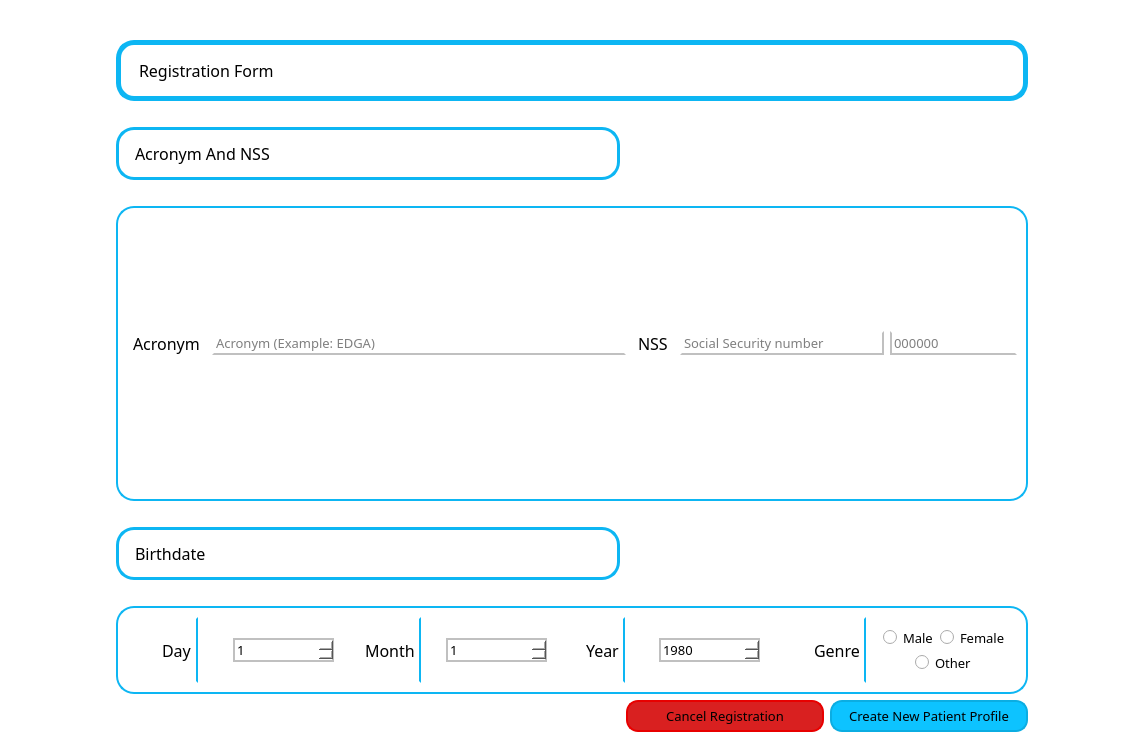
<?xml version="1.0" encoding="UTF-8"?>
<ui version="4.0">
 <class>Form</class>
 <widget class="QWidget" name="Form">
  <property name="geometry">
   <rect>
    <x>0</x>
    <y>0</y>
    <width>1144</width>
    <height>752</height>
   </rect>
  </property>
  <property name="windowTitle">
   <string>iOSA - Create Patient Profile</string>
  </property>
  <property name="styleSheet">
   <string notr="true">QWidget {
	font: 57 10pt Manrope medium;
	background-color: rgb(255, 255, 255);
}

/* --------------------------------------- QScrollBar  -----------------------------------*/
    QScrollBar:horizontal
    {
        height: 15px;
        margin: 3px 15px 3px 15px;
        border-radius: 4px;
    }

    QScrollBar::handle:horizontal
    {
        background-color :rgb(7, 119, 156);
        min-width: 5px;
        border-radius: 4px;
    }

    QScrollBar::add-line:horizontal
    {
        margin: 0px 3px 0px 3px;
        border-image: url(:/qss_icons/rc/right_arrow_disabled.png);
        width: 10px;
        height: 10px;
        subcontrol-position: right;
        subcontrol-origin: margin;
    }

    QScrollBar::sub-line:horizontal
    {
        margin: 0px 3px 0px 3px;
        border-image: url(:/qss_icons/rc/left_arrow_disabled.png);
        height: 10px;
        width: 10px;
        subcontrol-position: left;
        subcontrol-origin: margin;
    }

    QScrollBar::add-line:horizontal:hover,QScrollBar::add-line:horizontal:on
    {
        border-image: url(:/qss_icons/rc/right_arrow.png);
        height: 10px;
        width: 10px;
        subcontrol-position: right;
        subcontrol-origin: margin;
    }


    QScrollBar::sub-line:horizontal:hover, QScrollBar::sub-line:horizontal:on
    {
        border-image: url(:/qss_icons/rc/left_arrow.png);
        height: 10px;
        width: 10px;
        subcontrol-position: left;
        subcontrol-origin: margin;
    }

    QScrollBar::up-arrow:horizontal, QScrollBar::down-arrow:horizontal
    {
        background: none;
    }


    QScrollBar::add-page:horizontal, QScrollBar::sub-page:horizontal
    {
        background: none;
    }

    QScrollBar:vertical
    {
        width: 15px;
        margin: 15px 3px 15px 3px;
        border-radius: 4px;
    }

    QScrollBar::handle:vertical
    {
        background-color: rgb(7, 119, 156);
        min-height: 5px;
        border-radius: 4px;
    }

    QScrollBar::sub-line:vertical
    {
        margin: 3px 0px 3px 0px;
        border-image: url(:/qss_icons/rc/up_arrow_disabled.png);
        height: 10px;
        width: 10px;
        subcontrol-position: top;
        subcontrol-origin: margin;
    }

    QScrollBar::add-line:vertical
    {
        margin: 3px 0px 3px 0px;
        border-image: url(:/qss_icons/rc/down_arrow_disabled.png);
        height: 10px;
        width: 10px;
        subcontrol-position: bottom;
        subcontrol-origin: margin;
    }

    QScrollBar::sub-line:vertical:hover,QScrollBar::sub-line:vertical:on
    {
        border-image: url(:/qss_icons/rc/up_arrow.png);
        height: 10px;
        width: 10px;
        subcontrol-position: top;
        subcontrol-origin: margin;
    }

    QScrollBar::add-line:vertical:hover, QScrollBar::add-line:vertical:on
    {
        border-image: url(:/qss_icons/rc/down_arrow.png);
        height: 10px;
        width: 10px;
        subcontrol-position: bottom;
        subcontrol-origin: margin;
    }

    QScrollBar::up-arrow:vertical, QScrollBar::down-arrow:vertical
    {
        background: none;
    }

    QScrollBar::add-page:vertical, QScrollBar::sub-page:vertical
    {
        background: none;
    }</string>
  </property>
  <layout class="QVBoxLayout" name="verticalLayout">
   <item>
    <widget class="QFrame" name="mainFrame">
     <property name="styleSheet">
      <string notr="true">QFrame#mainFrame {
	background-color: rgb(255, 255, 255);
	border: none;
}

/*----------*/

QLineEdit {
	background-color: rgb(255, 255, 255);
	border-width: 2px;
	border-style: solid;
	border-color: none;
	border-bottom-color: rgb(192, 192, 192);
	border-radius: 15px;
}
QLineEdit:hover {
	border-bottom-color: rgb(140, 140, 140);
}

QFrame {
	background-color: rgb(255, 255, 255);
	border-width: 3px;
	border-style: solid;
	border-color: rgb(13, 182, 243);
	border-radius: 18px;
}
QLabel {
	background-color: none;
	border-color: none;
	font-size: 16px;
}

QSpinBox, QDoubleSpinBox {
    padding-right: 20px;
    border-width: 2px;
	border-style: solid;
	border-color: rgb(192, 192, 192);
}

QSpinBox:hover {
	border-color: rgb(140, 140, 140);
}

QDoubleSpinBox:hover {
	border-color: rgb(140, 140, 140);
}

QCheckBox::indicator {
    width: 13px;
    height: 13px;
}

QComboBox {
	background-color: rgb(255, 255, 255);
	border-width: 2px;
	border-style: solid;
	border-color: rgb(192, 192, 192);
}

QComboBox:hover {
	border-color: rgb(140, 140, 140);
}

QComboBox::down-arrow:on { /* shift the arrow when popup is open */
    top: 1px;
    left: 1px;
}

QPushButton {
	padding: 5px;
	border-width: 2px;
	border-style: solid;
	border-color: rgb(11, 173, 226);
	background-color: rgb(13, 195, 255);
	border-radius: 12px;
}

QPushButton:hover {
	background-color: rgb(11, 173, 226);
}

QPushButton:pressed {
	border-color: (9, 146, 191);
	background-color:rgb(9, 146, 191);
}</string>
     </property>
     <property name="frameShape">
      <enum>QFrame::StyledPanel</enum>
     </property>
     <property name="frameShadow">
      <enum>QFrame::Raised</enum>
     </property>
     <layout class="QVBoxLayout" name="verticalLayout_2">
      <item>
       <layout class="QGridLayout" name="RegistryGridLayout">
        <property name="leftMargin">
         <number>0</number>
        </property>
        <property name="topMargin">
         <number>0</number>
        </property>
        <property name="rightMargin">
         <number>0</number>
        </property>
        <property name="bottomMargin">
         <number>0</number>
        </property>
        <item row="0" column="6">
         <spacer name="horizontalSpacer_81">
          <property name="orientation">
           <enum>Qt::Horizontal</enum>
          </property>
          <property name="sizeHint" stdset="0">
           <size>
            <width>40</width>
            <height>20</height>
           </size>
          </property>
         </spacer>
        </item>
        <item row="0" column="7">
         <spacer name="horizontalSpacer_111">
          <property name="orientation">
           <enum>Qt::Horizontal</enum>
          </property>
          <property name="sizeHint" stdset="0">
           <size>
            <width>40</width>
            <height>20</height>
           </size>
          </property>
         </spacer>
        </item>
        <item row="9" column="1">
         <spacer name="verticalSpacer_3">
          <property name="orientation">
           <enum>Qt::Vertical</enum>
          </property>
          <property name="sizeHint" stdset="0">
           <size>
            <width>20</width>
            <height>40</height>
           </size>
          </property>
         </spacer>
        </item>
        <item row="0" column="9">
         <spacer name="horizontalSpacer_112">
          <property name="orientation">
           <enum>Qt::Horizontal</enum>
          </property>
          <property name="sizeHint" stdset="0">
           <size>
            <width>40</width>
            <height>20</height>
           </size>
          </property>
         </spacer>
        </item>
        <item row="0" column="8">
         <spacer name="horizontalSpacer_131">
          <property name="orientation">
           <enum>Qt::Horizontal</enum>
          </property>
          <property name="sizeHint" stdset="0">
           <size>
            <width>40</width>
            <height>20</height>
           </size>
          </property>
         </spacer>
        </item>
        <item row="3" column="2" colspan="9">
         <spacer name="horizontalSpacer_139">
          <property name="orientation">
           <enum>Qt::Horizontal</enum>
          </property>
          <property name="sizeHint" stdset="0">
           <size>
            <width>40</width>
            <height>20</height>
           </size>
          </property>
         </spacer>
        </item>
        <item row="2" column="2" colspan="9">
         <widget class="QFrame" name="titleFrame">
          <property name="styleSheet">
           <string notr="true">QFrame {
	border-width: 5px;
}
QLabel {
	font-size: 16px;
}</string>
          </property>
          <property name="frameShape">
           <enum>QFrame::StyledPanel</enum>
          </property>
          <property name="frameShadow">
           <enum>QFrame::Raised</enum>
          </property>
          <layout class="QVBoxLayout" name="verticalLayout_45">
           <item>
            <widget class="QLabel" name="titleRegistryLabel">
             <property name="text">
              <string>Registration Form</string>
             </property>
            </widget>
           </item>
          </layout>
         </widget>
        </item>
        <item row="18" column="2" rowspan="2" colspan="9">
         <widget class="QFrame" name="birthDateFrame">
          <property name="styleSheet">
           <string notr="true">QFrame {
	border-width: 2px;
}

QLabel {
	border-color: none;
	border-radius: none;
	border-right-color: rgb(13, 182, 243);
}


QCheckBox {
	border-width: 1px;
	border-style: solid;
	border-bottom-color: rgb(13, 182, 243);
}</string>
          </property>
          <property name="frameShape">
           <enum>QFrame::StyledPanel</enum>
          </property>
          <property name="frameShadow">
           <enum>QFrame::Raised</enum>
          </property>
          <layout class="QVBoxLayout" name="verticalLayout_44">
           <item>
            <layout class="QGridLayout" name="gridLayout_27">
             <item row="0" column="1" rowspan="2">
              <widget class="QSpinBox" name="birthDaySpinBox">
               <property name="minimum">
                <number>1</number>
               </property>
               <property name="maximum">
                <number>31</number>
               </property>
              </widget>
             </item>
             <item row="0" column="0" rowspan="2" alignment="Qt::AlignHCenter">
              <widget class="QLabel" name="birthDayLabel">
               <property name="layoutDirection">
                <enum>Qt::LeftToRight</enum>
               </property>
               <property name="text">
                <string>Day</string>
               </property>
              </widget>
             </item>
             <item row="0" column="5" rowspan="2">
              <widget class="QSpinBox" name="birthYearSpinBox">
               <property name="minimum">
                <number>1900</number>
               </property>
               <property name="maximum">
                <number>2100</number>
               </property>
               <property name="value">
                <number>1980</number>
               </property>
              </widget>
             </item>
             <item row="0" column="7" rowspan="2">
              <widget class="QFrame" name="genderFrame">
               <property name="styleSheet">
                <string notr="true">border-color: none;
border-radius: none;</string>
               </property>
               <property name="frameShape">
                <enum>QFrame::StyledPanel</enum>
               </property>
               <property name="frameShadow">
                <enum>QFrame::Raised</enum>
               </property>
               <layout class="QHBoxLayout" name="horizontalLayout_5">
                <item>
                 <layout class="QGridLayout" name="gridLayout_34">
                  <item row="0" column="0">
                   <widget class="QRadioButton" name="genderMaleRadioButton">
                    <property name="text">
                     <string>Male</string>
                    </property>
                   </widget>
                  </item>
                  <item row="0" column="1">
                   <widget class="QRadioButton" name="genderFemaleRadioButton">
                    <property name="text">
                     <string>Female</string>
                    </property>
                   </widget>
                  </item>
                  <item row="1" column="0" colspan="2" alignment="Qt::AlignHCenter">
                   <widget class="QRadioButton" name="genderOtherRadioButton">
                    <property name="text">
                     <string>Other</string>
                    </property>
                   </widget>
                  </item>
                 </layout>
                </item>
               </layout>
              </widget>
             </item>
             <item row="0" column="4" rowspan="2" alignment="Qt::AlignHCenter">
              <widget class="QLabel" name="birthYearLabel">
               <property name="text">
                <string>Year</string>
               </property>
              </widget>
             </item>
             <item row="0" column="3" rowspan="2">
              <widget class="QSpinBox" name="birthMonthSpinBox">
               <property name="minimum">
                <number>1</number>
               </property>
               <property name="maximum">
                <number>12</number>
               </property>
              </widget>
             </item>
             <item row="0" column="6" rowspan="2" alignment="Qt::AlignRight">
              <widget class="QLabel" name="genderLabel">
               <property name="text">
                <string>Genre</string>
               </property>
              </widget>
             </item>
             <item row="0" column="2" rowspan="2" alignment="Qt::AlignHCenter">
              <widget class="QLabel" name="birthMonthLabel">
               <property name="text">
                <string>Month</string>
               </property>
              </widget>
             </item>
            </layout>
           </item>
          </layout>
         </widget>
        </item>
        <item row="0" column="2">
         <spacer name="horizontalSpacer_132">
          <property name="orientation">
           <enum>Qt::Horizontal</enum>
          </property>
          <property name="sizeHint" stdset="0">
           <size>
            <width>40</width>
            <height>20</height>
           </size>
          </property>
         </spacer>
        </item>
        <item row="0" column="4">
         <spacer name="horizontalSpacer_57">
          <property name="orientation">
           <enum>Qt::Horizontal</enum>
          </property>
          <property name="sizeHint" stdset="0">
           <size>
            <width>40</width>
            <height>20</height>
           </size>
          </property>
         </spacer>
        </item>
        <item row="13" column="1">
         <spacer name="verticalSpacer_2">
          <property name="orientation">
           <enum>Qt::Vertical</enum>
          </property>
          <property name="sizeHint" stdset="0">
           <size>
            <width>20</width>
            <height>40</height>
           </size>
          </property>
         </spacer>
        </item>
        <item row="0" column="11">
         <spacer name="horizontalSpacer_90">
          <property name="orientation">
           <enum>Qt::Horizontal</enum>
          </property>
          <property name="sizeHint" stdset="0">
           <size>
            <width>40</width>
            <height>20</height>
           </size>
          </property>
         </spacer>
        </item>
        <item row="0" column="1">
         <spacer name="horizontalSpacer_121">
          <property name="orientation">
           <enum>Qt::Horizontal</enum>
          </property>
          <property name="sizeHint" stdset="0">
           <size>
            <width>40</width>
            <height>20</height>
           </size>
          </property>
         </spacer>
        </item>
        <item row="0" column="3">
         <spacer name="horizontalSpacer_136">
          <property name="orientation">
           <enum>Qt::Horizontal</enum>
          </property>
          <property name="sizeHint" stdset="0">
           <size>
            <width>40</width>
            <height>20</height>
           </size>
          </property>
         </spacer>
        </item>
        <item row="12" column="1">
         <spacer name="verticalSpacer_4">
          <property name="orientation">
           <enum>Qt::Vertical</enum>
          </property>
          <property name="sizeHint" stdset="0">
           <size>
            <width>20</width>
            <height>40</height>
           </size>
          </property>
         </spacer>
        </item>
        <item row="0" column="10">
         <spacer name="horizontalSpacer_101">
          <property name="orientation">
           <enum>Qt::Horizontal</enum>
          </property>
          <property name="sizeHint" stdset="0">
           <size>
            <width>40</width>
            <height>20</height>
           </size>
          </property>
         </spacer>
        </item>
        <item row="4" column="2" colspan="5">
         <widget class="QFrame" name="fullNameTitleFrame">
          <property name="styleSheet">
           <string notr="true"/>
          </property>
          <property name="frameShape">
           <enum>QFrame::StyledPanel</enum>
          </property>
          <property name="frameShadow">
           <enum>QFrame::Raised</enum>
          </property>
          <layout class="QHBoxLayout" name="horizontalLayout_6">
           <item>
            <widget class="QLabel" name="fullNameTitleLabel">
             <property name="text">
              <string>Acronym And NSS</string>
             </property>
            </widget>
           </item>
          </layout>
         </widget>
        </item>
        <item row="14" column="2">
         <spacer name="horizontalSpacer">
          <property name="orientation">
           <enum>Qt::Horizontal</enum>
          </property>
          <property name="sizeHint" stdset="0">
           <size>
            <width>40</width>
            <height>20</height>
           </size>
          </property>
         </spacer>
        </item>
        <item row="0" column="5">
         <spacer name="horizontalSpacer_137">
          <property name="orientation">
           <enum>Qt::Horizontal</enum>
          </property>
          <property name="sizeHint" stdset="0">
           <size>
            <width>40</width>
            <height>20</height>
           </size>
          </property>
         </spacer>
        </item>
        <item row="7" column="1">
         <spacer name="verticalSpacer_35">
          <property name="orientation">
           <enum>Qt::Vertical</enum>
          </property>
          <property name="sizeHint" stdset="0">
           <size>
            <width>20</width>
            <height>40</height>
           </size>
          </property>
         </spacer>
        </item>
        <item row="18" column="1" rowspan="2">
         <spacer name="verticalSpacer_57">
          <property name="orientation">
           <enum>Qt::Vertical</enum>
          </property>
          <property name="sizeHint" stdset="0">
           <size>
            <width>20</width>
            <height>40</height>
           </size>
          </property>
         </spacer>
        </item>
        <item row="5" column="2" colspan="9">
         <spacer name="horizontalSpacer_80">
          <property name="orientation">
           <enum>Qt::Horizontal</enum>
          </property>
          <property name="sizeHint" stdset="0">
           <size>
            <width>40</width>
            <height>20</height>
           </size>
          </property>
         </spacer>
        </item>
        <item row="17" column="2" colspan="9">
         <spacer name="horizontalSpacer_102">
          <property name="orientation">
           <enum>Qt::Horizontal</enum>
          </property>
          <property name="sizeHint" stdset="0">
           <size>
            <width>40</width>
            <height>20</height>
           </size>
          </property>
         </spacer>
        </item>
        <item row="11" column="1">
         <spacer name="verticalSpacer_5">
          <property name="orientation">
           <enum>Qt::Vertical</enum>
          </property>
          <property name="sizeHint" stdset="0">
           <size>
            <width>20</width>
            <height>40</height>
           </size>
          </property>
         </spacer>
        </item>
        <item row="8" column="1">
         <spacer name="verticalSpacer">
          <property name="orientation">
           <enum>Qt::Vertical</enum>
          </property>
          <property name="sizeHint" stdset="0">
           <size>
            <width>20</width>
            <height>40</height>
           </size>
          </property>
         </spacer>
        </item>
        <item row="10" column="1">
         <spacer name="verticalSpacer_6">
          <property name="orientation">
           <enum>Qt::Vertical</enum>
          </property>
          <property name="sizeHint" stdset="0">
           <size>
            <width>20</width>
            <height>40</height>
           </size>
          </property>
         </spacer>
        </item>
        <item row="6" column="2" rowspan="8" colspan="9">
         <widget class="QFrame" name="fullNameframe">
          <property name="styleSheet">
           <string notr="true">QFrame {
	border-width: 2px;
}

QLabel {
	border-color: none;
}</string>
          </property>
          <property name="frameShape">
           <enum>QFrame::StyledPanel</enum>
          </property>
          <property name="frameShadow">
           <enum>QFrame::Raised</enum>
          </property>
          <layout class="QVBoxLayout" name="verticalLayout_58">
           <item>
            <layout class="QGridLayout" name="gridLayout_47">
             <item row="3" column="8">
              <spacer name="horizontalSpacer_4">
               <property name="orientation">
                <enum>Qt::Horizontal</enum>
               </property>
               <property name="sizeHint" stdset="0">
                <size>
                 <width>40</width>
                 <height>20</height>
                </size>
               </property>
              </spacer>
             </item>
             <item row="3" column="4">
              <spacer name="horizontalSpacer_88">
               <property name="orientation">
                <enum>Qt::Horizontal</enum>
               </property>
               <property name="sizeHint" stdset="0">
                <size>
                 <width>40</width>
                 <height>20</height>
                </size>
               </property>
              </spacer>
             </item>
             <item row="3" column="1">
              <spacer name="horizontalSpacer_85">
               <property name="orientation">
                <enum>Qt::Horizontal</enum>
               </property>
               <property name="sizeHint" stdset="0">
                <size>
                 <width>40</width>
                 <height>20</height>
                </size>
               </property>
              </spacer>
             </item>
             <item row="3" column="3">
              <spacer name="horizontalSpacer_87">
               <property name="orientation">
                <enum>Qt::Horizontal</enum>
               </property>
               <property name="sizeHint" stdset="0">
                <size>
                 <width>40</width>
                 <height>20</height>
                </size>
               </property>
              </spacer>
             </item>
             <item row="0" column="1" rowspan="2" colspan="4">
              <widget class="QLineEdit" name="acronym_line_edit">
               <property name="maxLength">
                <number>8</number>
               </property>
               <property name="placeholderText">
                <string>Acronym (Example: EDGA)</string>
               </property>
              </widget>
             </item>
             <item row="3" column="2">
              <spacer name="horizontalSpacer_86">
               <property name="orientation">
                <enum>Qt::Horizontal</enum>
               </property>
               <property name="sizeHint" stdset="0">
                <size>
                 <width>40</width>
                 <height>20</height>
                </size>
               </property>
              </spacer>
             </item>
             <item row="3" column="7">
              <spacer name="horizontalSpacer_3">
               <property name="orientation">
                <enum>Qt::Horizontal</enum>
               </property>
               <property name="sizeHint" stdset="0">
                <size>
                 <width>40</width>
                 <height>20</height>
                </size>
               </property>
              </spacer>
             </item>
             <item row="0" column="8" rowspan="2">
              <widget class="QLineEdit" name="NSSCodeLineEdit">
               <property name="layoutDirection">
                <enum>Qt::LeftToRight</enum>
               </property>
               <property name="styleSheet">
                <string notr="true">QLineEdit {
	border-left-color: rgb(192, 192, 192);
}</string>
               </property>
               <property name="maxLength">
                <number>6</number>
               </property>
               <property name="readOnly">
                <bool>false</bool>
               </property>
               <property name="placeholderText">
                <string>000000</string>
               </property>
              </widget>
             </item>
             <item row="0" column="6" rowspan="2" colspan="2">
              <widget class="QLineEdit" name="NSSLineEdit">
               <property name="styleSheet">
                <string notr="true">QLineEdit {
	border-right-color: rgb(192, 192, 192);
}</string>
               </property>
               <property name="maxLength">
                <number>10</number>
               </property>
               <property name="placeholderText">
                <string>Social Security number</string>
               </property>
              </widget>
             </item>
             <item row="3" column="6">
              <spacer name="horizontalSpacer_2">
               <property name="orientation">
                <enum>Qt::Horizontal</enum>
               </property>
               <property name="sizeHint" stdset="0">
                <size>
                 <width>40</width>
                 <height>20</height>
                </size>
               </property>
              </spacer>
             </item>
             <item row="0" column="0" rowspan="2">
              <widget class="QLabel" name="acronym_label">
               <property name="text">
                <string>Acronym</string>
               </property>
              </widget>
             </item>
             <item row="0" column="5" rowspan="2" alignment="Qt::AlignRight">
              <widget class="QLabel" name="NSSLabel">
               <property name="text">
                <string>NSS</string>
               </property>
              </widget>
             </item>
            </layout>
           </item>
          </layout>
         </widget>
        </item>
        <item row="22" column="9" colspan="2">
         <widget class="QPushButton" name="create_new_patient_push_button">
          <property name="text">
           <string>Create New Patient Profile</string>
          </property>
         </widget>
        </item>
        <item row="22" column="7" colspan="2">
         <widget class="QPushButton" name="cancel_registry_push_button">
          <property name="styleSheet">
           <string notr="true">background-color: rgb(217, 32, 32);
border-color: rgb(232, 0, 0);</string>
          </property>
          <property name="text">
           <string>Cancel Registration</string>
          </property>
         </widget>
        </item>
        <item row="15" column="2" colspan="5">
         <widget class="QFrame" name="frame">
          <property name="frameShape">
           <enum>QFrame::StyledPanel</enum>
          </property>
          <property name="frameShadow">
           <enum>QFrame::Raised</enum>
          </property>
          <layout class="QVBoxLayout" name="verticalLayout_3">
           <item>
            <widget class="QLabel" name="label">
             <property name="text">
              <string>Birthdate</string>
             </property>
            </widget>
           </item>
          </layout>
         </widget>
        </item>
       </layout>
      </item>
     </layout>
    </widget>
   </item>
  </layout>
 </widget>
 <tabstops>
  <tabstop>acronym_line_edit</tabstop>
  <tabstop>NSSLineEdit</tabstop>
  <tabstop>NSSCodeLineEdit</tabstop>
  <tabstop>birthDaySpinBox</tabstop>
  <tabstop>birthMonthSpinBox</tabstop>
  <tabstop>birthYearSpinBox</tabstop>
  <tabstop>genderMaleRadioButton</tabstop>
  <tabstop>genderFemaleRadioButton</tabstop>
  <tabstop>genderOtherRadioButton</tabstop>
  <tabstop>create_new_patient_push_button</tabstop>
 </tabstops>
 <resources/>
 <connections/>
</ui>
